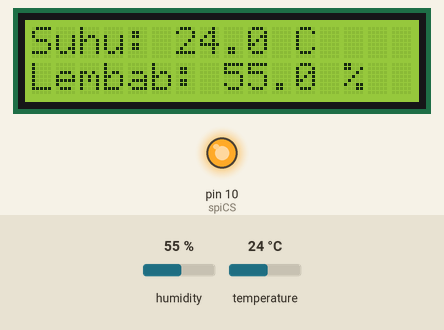
Simulated run of this sketch. Board: Arduino Uno, built with avr-gcc and run on an emulated ATmega328P. On the bench: 16×2 character LCD, output pins drawn as LEDs (lit = HIGH). The inputs (shaded band) are chosen by the test bench; at power-on: humidity 55 %, temperature 24 °C. Pins used as bus, display or sensor lines are not drawn; what the sketch prints to the serial monitor is not drawn.

Above: at 1.2 s.
1.3 s: humidity set to 22 %
At 3.4 s:
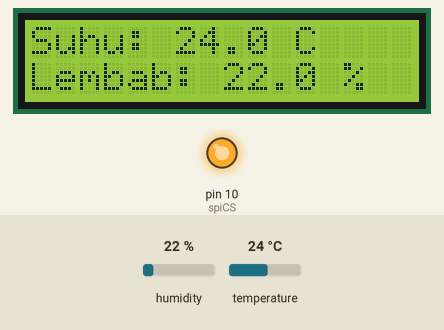
4.1 s: temperature set to 12 °C
At 4.7 s:
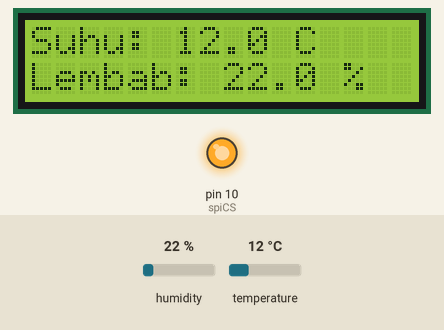
6.9 s: humidity set to 40 %
At 9.5 s:
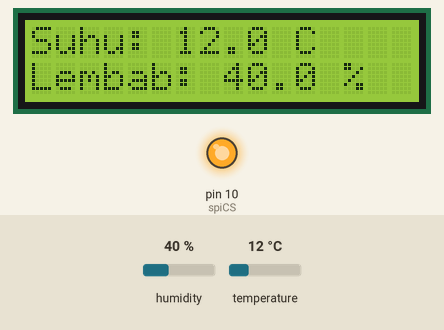
9.8 s: temperature set to 19 °C
At 11.0 s:
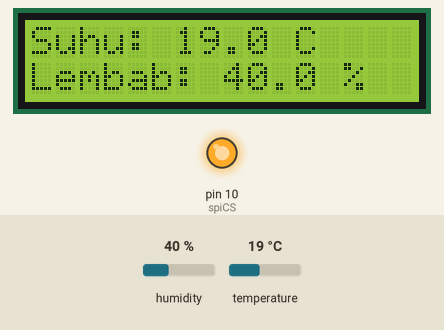
Timing chart, 0 to 12.8 s (numbered marks = the images above; inputs shaded):
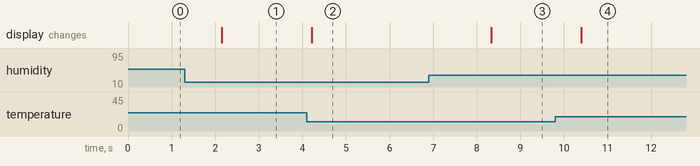

The sketch:

sketch.ino
```cpp
#include <Wire.h>                 // Library untuk komunikasi I2C
#include <SPI.h>                  // Library untuk komunikasi SPI
#include <LiquidCrystal_I2C.h>    // Library untuk LCD I2C
#include <DHT.h>                  // Library untuk sensor DHT

#define DHTPIN 8
#define DHTTYPE DHT22
DHT dht(DHTPIN, DHTTYPE);

LiquidCrystal_I2C lcd(0x27, 16, 2);
const float BatasSuhuTinggi = 30.0;


const int spiCS = 10;
int ledk = 11;
int ledo = 12;
int ledm = 13;

void setup() {

  Serial.begin(9600);
  Serial.println("Sistem Monitoring Suhu");


  pinMode(ledk, OUTPUT);
  pinMode(ledo, OUTPUT);
  pinMode(ledm, OUTPUT);
  pinMode(spiCS, OUTPUT);
  digitalWrite(spiCS, HIGH);


  lcd.init();
  lcd.backlight();


  dht.begin();


  SPI.begin();
}

void loop() {

  float t = dht.readTemperature();
  float h = dht.readHumidity();


  lcd.setCursor(0, 0);
  lcd.print("Suhu: ");
  lcd.print(t, 1);
  lcd.print(" C");
  lcd.setCursor(0, 1);
  lcd.print("Lembab: ");
  lcd.print(h, 1);
  lcd.print(" %");


  digitalWrite(spiCS, LOW);
  SPI.transfer((byte)t);
  SPI.transfer((byte)h);
  digitalWrite(spiCS, HIGH);


  digitalWrite(ledk, t > 20 ? HIGH : LOW);
  digitalWrite(ledo, t > 35 ? HIGH : LOW);
  digitalWrite(ledm, t > 50 ? HIGH : LOW);


  Serial.print("Suhu: ");
  Serial.print(t, 1);
  Serial.println(" C");
  Serial.print("Kelembaban: ");
  Serial.print(h, 1);
  Serial.println(" %");

  delay(1000);
}
```

Measured:
- after the input at 1.3 s, the display: changes after 0.86 s (image 1)
- after the input at 4.1 s, the display: changes after 0.11 s (image 2)
- after the input at 6.9 s, the display: changes after 1.4 s (image 3)
- after the input at 9.8 s, the display: changes after 0.59 s (image 4)
